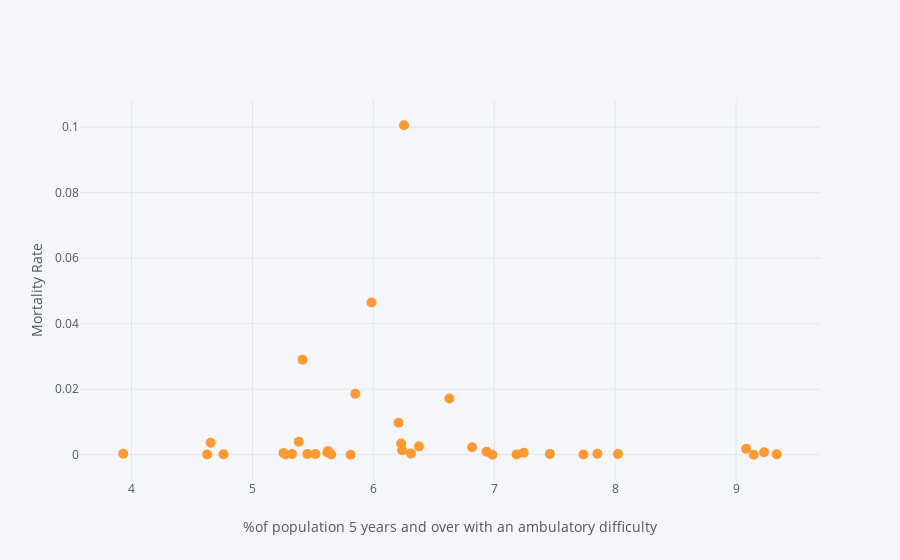

Notebook cell for this chart:
### Code cell
final_table.iplot(kind='scatter',x='%of population 5 years and over with an ambulatory difficulty',y='Mortality Rate',mode='markers',size=10,xTitle="%of population 5 years and over with an ambulatory difficulty",yTitle="Mortality Rate")

### Figure 1 — Plotly figure (JSON) as saved in the notebook; plotly's stock layout.template omitted (floating-point values rounded to 4 significant figures)
{"data": [{"line": {"color": "rgba(255, 153, 51, 1.0)", "dash": "solid", "shape": "linear", "width": 1.3}, "marker": {"size": 10, "symbol": "circle"}, "mode": "markers", "name": "Mortality Rate", "text": "", "type": "scatter", "uid": "65bff23f-9a35-47b3-be18-8a91d8a9f553", "x": [9.082, 5.257, 6.23, 9.232, 5.384, 4.655, 5.415, 6.209, 5.985, 6.817, 6.239, 5.62, 5.626, 5.851, 6.936, 5.328, 9.336, 7.738, 7.185, 5.454, 7.244, 4.626, 9.146, 7.46, 5.274, 6.312, 5.652, 5.522, 7.853, 6.254, 4.761, 6.985, 6.629, 8.023, 3.932, 6.377, 5.812], "y": [0.001836, 0.0005468, 0.003435, 0.0007621, 0.003971, 0.003681, 0.029, 0.009756, 0.04648, 0.002281, 0.001366, 0.0007769, 0.001175, 0.01863, 0.0009507, 0.0002536, 0.0001567, 8.604e-05, 7.439e-05, 0.0002031, 0.0005808, 7.093e-05, 0, 0.0002607, 0.0001034, 0.0003896, 7.355e-05, 0.0002364, 0.0002861, 0.1006, 0.0001312, 0, 0.01718, 0.0002489, 0.0002807, 0.002564, 0]}], "layout": {"legend": {"bgcolor": "#F5F6F9", "font": {"color": "#4D5663"}}, "paper_bgcolor": "#F5F6F9", "plot_bgcolor": "#F5F6F9", "title": {"font": {"color": "#4D5663"}}, "xaxis": {"gridcolor": "#E1E5ED", "showgrid": true, "tickfont": {"color": "#4D5663"}, "title": {"font": {"color": "#4D5663"}, "text": "%of population 5 years and over with an ambulatory difficulty"}, "zerolinecolor": "#E1E5ED"}, "yaxis": {"gridcolor": "#E1E5ED", "showgrid": true, "tickfont": {"color": "#4D5663"}, "title": {"font": {"color": "#4D5663"}, "text": "Mortality Rate"}, "zerolinecolor": "#E1E5ED"}}}
